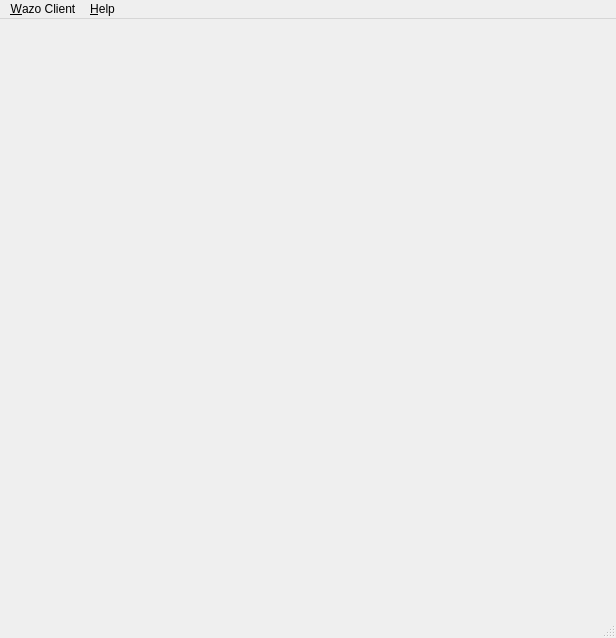
<?xml version="1.0" encoding="UTF-8"?>
<ui version="4.0">
 <class>MainWindow</class>
 <widget class="QMainWindow" name="MainWindow">
  <property name="geometry">
   <rect>
    <x>0</x>
    <y>0</y>
    <width>616</width>
    <height>638</height>
   </rect>
  </property>
  <property name="focusPolicy">
   <enum>Qt::StrongFocus</enum>
  </property>
  <property name="windowTitle">
   <string>Wazo Client</string>
  </property>
  <property name="windowIcon">
   <iconset resource="../../xivoclient.qrc">
    <normaloff>:/images/wazoicon-color.png</normaloff>:/images/wazoicon-color.png</iconset>
  </property>
  <property name="animated">
   <bool>false</bool>
  </property>
  <property name="dockOptions">
   <set>QMainWindow::AllowNestedDocks</set>
  </property>
  <property name="unifiedTitleAndToolBarOnMac">
   <bool>true</bool>
  </property>
  <widget class="QWidget" name="central_widget">
   <property name="autoFillBackground">
    <bool>false</bool>
   </property>
   <layout class="QGridLayout" name="gridLayout" rowstretch="0" columnstretch="0">
    <property name="sizeConstraint">
     <enum>QLayout::SetDefaultConstraint</enum>
    </property>
   </layout>
  </widget>
  <widget class="QMenuBar" name="menubar">
   <property name="geometry">
    <rect>
     <x>0</x>
     <y>0</y>
     <width>616</width>
     <height>19</height>
    </rect>
   </property>
   <widget class="QMenu" name="menu_client">
    <property name="title">
     <string>&amp;Wazo Client</string>
    </property>
    <addaction name="action_configure"/>
    <addaction name="action_to_systray"/>
    <addaction name="action_show_window"/>
    <addaction name="separator"/>
    <addaction name="action_connect"/>
    <addaction name="action_disconnect"/>
    <addaction name="separator"/>
    <addaction name="action_quit"/>
   </widget>
   <widget class="QMenu" name="menu_help">
    <property name="title">
     <string>&amp;Help</string>
    </property>
    <addaction name="action_about_client"/>
    <addaction name="action_about_qt"/>
    <addaction name="action_credits"/>
   </widget>
   <addaction name="menu_client"/>
   <addaction name="menu_help"/>
  </widget>
  <widget class="QStatusBar" name="statusbar">
   <property name="minimumSize">
    <size>
     <width>0</width>
     <height>0</height>
    </size>
   </property>
   <property name="sizeGripEnabled">
    <bool>true</bool>
   </property>
  </widget>
  <action name="action_configure">
   <property name="text">
    <string>Confi&amp;gure</string>
   </property>
   <property name="statusTip">
    <string>Configure account and connection options</string>
   </property>
   <property name="menuRole">
    <enum>QAction::PreferencesRole</enum>
   </property>
  </action>
  <action name="action_to_systray">
   <property name="text">
    <string>To S&amp;ystray</string>
   </property>
   <property name="statusTip">
    <string>Enter the system tray</string>
   </property>
  </action>
  <action name="action_connect">
   <property name="text">
    <string>&amp;Connect</string>
   </property>
   <property name="statusTip">
    <string>Connect to the server</string>
   </property>
  </action>
  <action name="action_disconnect">
   <property name="enabled">
    <bool>false</bool>
   </property>
   <property name="text">
    <string>&amp;Disconnect</string>
   </property>
   <property name="statusTip">
    <string>Disconnect from the server</string>
   </property>
   <property name="visible">
    <bool>false</bool>
   </property>
  </action>
  <action name="action_quit">
   <property name="text">
    <string>&amp;Quit</string>
   </property>
   <property name="statusTip">
    <string>Close the application</string>
   </property>
   <property name="shortcut">
    <string>Ctrl+Q</string>
   </property>
  </action>
  <action name="action_show_window">
   <property name="enabled">
    <bool>false</bool>
   </property>
   <property name="text">
    <string>&amp;Show window</string>
   </property>
   <property name="statusTip">
    <string>Leave the system tray</string>
   </property>
   <property name="visible">
    <bool>false</bool>
   </property>
  </action>
  <action name="action_about_client">
   <property name="text">
    <string>&amp;About Wazo Client</string>
   </property>
  </action>
  <action name="action_about_qt">
   <property name="text">
    <string>About &amp;Qt</string>
   </property>
  </action>
  <action name="action_credits">
   <property name="text">
    <string>&amp;Credits</string>
   </property>
  </action>
 </widget>
 <resources>
  <include location="../../xivoclient.qrc"/>
 </resources>
 <connections/>
</ui>
